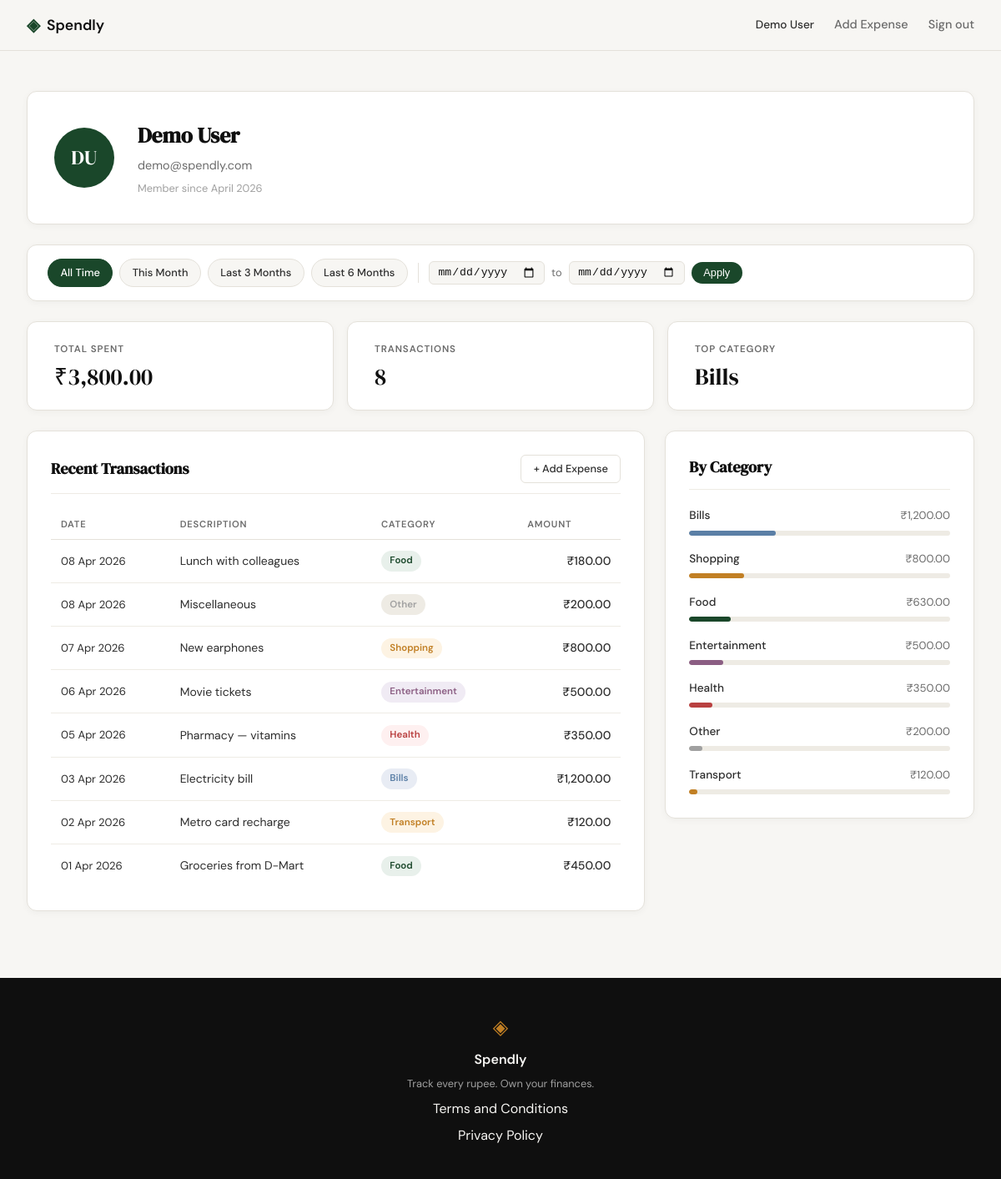
Screenshot of /profile (signed in) with the database file from the repository.
### tables this page shows
CREATE TABLE users (
            id            INTEGER PRIMARY KEY AUTOINCREMENT,
            name          TEXT    NOT NULL,
            email         TEXT    UNIQUE NOT NULL,
            password_hash TEXT    NOT NULL,
            created_at    TEXT    DEFAULT (datetime('now'))
        );

CREATE TABLE expenses (
            id          INTEGER PRIMARY KEY AUTOINCREMENT,
            user_id     INTEGER NOT NULL REFERENCES users(id),
            amount      REAL    NOT NULL,
            category    TEXT    NOT NULL,
            date        TEXT    NOT NULL,
            description TEXT,
            created_at  TEXT    DEFAULT (datetime('now'))
        );

### app.py (the view)
@app.route("/profile")
def profile():
    if not session.get("user_id"):
        return redirect(url_for("login"))
    uid = session["user_id"]
    today = date.today()
    date_from = _parse_date(request.args.get("date_from"))
    date_to = _parse_date(request.args.get("date_to"))
    if date_from and date_to and date_from > date_to:
        flash("Start date must be before end date.", "error")
        date_from = date_to = None
    today_str = today.isoformat()
    this_month_from = today.replace(day=1).isoformat()
    this_month_to = today.replace(
        day=calendar.monthrange(today.year, today.month)[1]
    ).isoformat()
    presets = {
        "this_month": {"date_from": this_month_from, "date_to": this_month_to},
        "last_3":     {"date_from": _months_ago(today, 3), "date_to": today_str},
        "last_6":     {"date_from": _months_ago(today, 6), "date_to": today_str},
    }
    return render_template(
        "profile.html",
        user=get_user_by_id(uid),
        stats=get_summary_stats(uid, date_from, date_to),
        expenses=get_recent_transactions(uid, date_from=date_from, date_to=date_to),
        categories=get_category_breakdown(uid, date_from, date_to),
        date_from=date_from,
        date_to=date_to,
        presets=presets,
    )

### app.py (called while the page is built)
def _parse_date(val):
    try:
        datetime.strptime(val, "%Y-%m-%d")
        return val
    except (ValueError, TypeError):
        return None

def _months_ago(today, n):
    m, y = today.month - n, today.year
    while m <= 0:
        m += 12
        y -= 1
    return date(y, m, 1).isoformat()

### database/db.py (called while the page is built)
def get_db():
    conn = sqlite3.connect(DB_PATH)
    conn.row_factory = sqlite3.Row
    conn.execute("PRAGMA foreign_keys = ON")
    return conn

### database/queries.py (called while the page is built)
def _build_date_filter(date_from, date_to):
    if date_from and date_to:
        return "AND date BETWEEN ? AND ?", [date_from, date_to]
    return "", []

def get_user_by_id(user_id):
    conn = get_db()
    row = conn.execute(
        "SELECT id, name, email, created_at FROM users WHERE id = ?",
        (user_id,),
    ).fetchone()
    conn.close()
    if row is None:
        return None
    name = row["name"]
    initials = "".join(w[0].upper() for w in name.split() if w)
    member_since = datetime.strptime(row["created_at"], "%Y-%m-%d %H:%M:%S").strftime("%B %Y")
    return {
        "name": name,
        "email": row["email"],
        "initials": initials,
        "member_since": member_since,
    }

def get_recent_transactions(user_id, limit=10, date_from=None, date_to=None):
    date_clause, date_params = _build_date_filter(date_from, date_to)
    params = [user_id] + date_params + [limit]
    conn = get_db()
    rows = conn.execute(
        "SELECT date, description, category, amount "
        "FROM expenses "
        "WHERE user_id = ? "
        + date_clause +
        " ORDER BY date DESC, id DESC "
        "LIMIT ?",
        params,
    ).fetchall()
    conn.close()
    return [
        {
            "date": datetime.strptime(row["date"], "%Y-%m-%d").strftime("%d %b %Y"),
            "description": row["description"],
            "category": row["category"],
            "amount": "{:,.2f}".format(row["amount"]),
        }
        for row in rows
    ]

### templates/profile.html (shortened to what this page needs)
{% extends "base.html" %}
{% block head %}
<link rel="stylesheet" href="{{ url_for('static', filename='css/profile.css') }}">
{% endblock %}
{% block content %}
<div class="profile-page">
    <div class="profile-inner">
        <div class="profile-header-card">
            <div class="profile-avatar">{{ user.initials }}</div>
            <div class="profile-info">
                <h1 class="profile-name">{{ user.name }}</h1>
                <p class="profile-email">{{ user.email }}</p>
                <p class="profile-since">Member since {{ user.member_since }}</p>
            </div>
        </div>
        <div class="filter-bar">
            <div class="filter-presets">
                <a href="{{ url_for('profile') }}"
                   class="filter-preset-btn{% if not date_from and not date_to %} filter-preset-btn--active{% endif %}">
                    All Time
                </a>
                <a href="{{ url_for('profile', date_from=presets.this_month.date_from, date_to=presets.this_month.date_to) }}"
                   class="filter-preset-btn{% if date_from == presets.this_month.date_from and date_to == presets.this_month.date_to %} filter-preset-btn--active{% endif %}">
                    This Month
                </a>
                <a href="{{ url_for('profile', date_from=presets.last_3.date_from, date_to=presets.last_3.date_to) }}"
                   class="filter-preset-btn{% if date_from == presets.last_3.date_from and date_to == presets.last_3.date_to %} filter-preset-btn--active{% endif %}">
                    Last 3 Months
                </a>
                <a href="{{ url_for('profile', date_from=presets.last_6.date_from, date_to=presets.last_6.date_to) }}"
                   class="filter-preset-btn{% if date_from == presets.last_6.date_from and date_to == presets.last_6.date_to %} filter-preset-btn--active{% endif %}">
                    Last 6 Months
                </a>
            </div>
            <form class="filter-form" method="GET" action="{{ url_for('profile') }}">
                <input type="date" name="date_from" class="filter-date-input"
                       value="{{ date_from or '' }}">
                <span class="filter-to-label">to</span>
                <input type="date" name="date_to" class="filter-date-input"
                       value="{{ date_to or '' }}">
                <button type="submit" class="filter-apply-btn">Apply</button>
            </form>
        </div>
        <div class="profile-stats">
            <div class="stat-card">
                <span class="stat-label">Total Spent</span>
                <span class="stat-value">₹{{ stats.total }}</span>
            </div>
            <div class="stat-card">
                <span class="stat-label">Transactions</span>
                <span class="stat-value">{{ stats.count }}</span>
            </div>
            <div class="stat-card">
                <span class="stat-label">Top Category</span>
                <span class="stat-value">{{ stats.top_category }}</span>
            </div>
        </div>
        <div class="profile-grid">
            <div class="profile-section">
                <div class="section-header">
                    <h2 class="section-title">Recent Transactions</h2>
                    <a href="{{ url_for('add_expense') }}" class="btn-ghost btn-sm">+ Add Expense</a>
                </div>
                <div class="tx-table-wrapper">
                    <table class="tx-table">
                        <thead>
                            <tr>
                                <th>Date</th>
                                <th>Description</th>
                                <th>Category</th>
                                <th class="tx-amount-col">Amount</th>
                            </tr>
                        </thead>
                        <tbody>
                            {% for tx in expenses %}
                            <tr>
                                <td class="tx-date">{{ tx.date }}</td>
                                <td class="tx-desc">{{ tx.description }}</td>
                                <td>
                                    <span class="cat-badge cat-badge--{{ tx.category | lower }}">
                                        {{ tx.category }}
                                    </span>
                                </td>
                                <td class="tx-amount">₹{{ tx.amount }}</td>
                            </tr>
                            {% endfor %}
                        </tbody>
                    </table>
                </div>
            </div>
            <div class="profile-section">
                <div class="section-header">
                    <h2 class="section-title">By Category</h2>
                </div>
                <div class="category-list">
                    {% for cat in categories %}
                    <div class="cat-row">
                        <div class="cat-row-header">
                            <span class="cat-row-name">{{ cat.name }}</span>
                            <span class="cat-row-amount">₹{{ cat.amount }}</span>
                        </div>
                        <div class="cat-bar-track">
                            <div class="cat-bar cat-bar--{{ cat.name | lower }}"
                                 style="width: {{ cat.percent }}%"></div>
                        </div>
                    </div>
                    {% endfor %}
                </div>
            </div>
        </div>
    </div>
</div>
{% endblock %}

### templates/base.html (shortened to what this page needs)
<!DOCTYPE html>
<html lang="en">
<head>
    <link rel="stylesheet" href="{{ url_for('static', filename='css/style.css') }}">
    {% block head %}{% endblock %}
</head>
<body>
    <nav class="navbar">
        <div class="nav-inner">
            <a href="{{ url_for('landing') }}" class="nav-brand">
                <span class="brand-icon">◈</span>
                <span class="brand-name">Spendly</span>
            </a>
            <div class="nav-links">
                {% if session.user_id %}
                <span class="nav-username">{{ session.user_name }}</span>
                <a href="{{ url_for('add_expense') }}">Add Expense</a>
                <a href="{{ url_for('logout') }}">Sign out</a>
                {% else %}
                <a href="{{ url_for('login') }}">Sign in</a>
                <a href="{{ url_for('register') }}" class="nav-cta">Get started</a>
                {% endif %}
            </div>
        </div>
    </nav>
    <main class="main-content">
        {% block content %}{% endblock %}
    </main>
    <footer class="footer">
        <div class="footer-inner">
            <span class="brand-icon">◈</span>
            <span class="footer-name">Spendly</span>
            <p class="footer-copy">Track every rupee. Own your finances.</p>
            <a href="/terms">Terms and Conditions</a>
            <a href="/privacy">Privacy Policy</a>
        </div>
    </footer>
</body>
</html>

### static/css/style.css (style rules this page uses)
:root { --ink: #0f0f0f; --ink-soft: #2d2d2d; --ink-muted: #6b6b6b; --ink-faint: #a0a0a0; --paper: #f7f6f3; --paper-warm: #f0ede6; --paper-card: #ffffff; --accent: #1a472a; --accent-light: #e8f0eb; --accent-2: #c17f24; --accent-2-light: #fdf3e3; --danger: #c0392b; --danger-light: #fdecea; --border: #e4e1da; --border-soft: #eeebe4; --font-display: 'DM Serif Display', Georgia, serif; --font-body: 'DM Sans', system-ui, sans-serif; --max-width: 1200px; --auth-width: 440px; --radius-sm: 6px; --radius-md: 12px; --radius-lg: 20px; }
*, *::before, *::after { box-sizing: border-box; margin: 0; padding: 0; }
html { font-size: 16px; scroll-behavior: smooth; }
body { background: var(--paper); color: var(--ink); font-family: var(--font-body); font-size: 1rem; line-height: 1.6; -webkit-font-smoothing: antialiased; }
a { color: inherit; text-decoration: none; }
.navbar { position: sticky; top: 0; z-index: 100; background: var(--paper); border-bottom: 1px solid var(--border); padding: 0 2rem; }
.nav-inner { max-width: var(--max-width); margin: 0 auto; height: 60px; display: flex; align-items: center; justify-content: space-between; }
.nav-brand { display: flex; align-items: center; gap: 0.5rem; font-family: var(--font-body); font-weight: 600; font-size: 1.1rem; color: var(--ink); }
.brand-icon { color: var(--accent); font-size: 1.3rem; }
.brand-name { color: var(--ink); }
.nav-links { display: flex; align-items: center; gap: 1.5rem; font-size: 0.9rem; font-weight: 500; }
.nav-links a { color: var(--ink-muted); transition: color 0.2s; }
.main-content { min-height: calc(100vh - 60px - 100px); }
.btn-ghost { display: inline-block; background: transparent; color: var(--ink-soft); padding: 0.65rem 1.5rem; border-radius: var(--radius-sm); font-size: 0.9rem; font-weight: 500; border: 1px solid var(--border); transition: all 0.2s; text-decoration: none; }
.footer { background: var(--ink); color: var(--paper); padding: 2.5rem 2rem; text-align: center; }
.footer-inner { display: flex; flex-direction: column; align-items: center; gap: 0.4rem; }
.footer .brand-icon { color: var(--accent-2); font-size: 1.5rem; }
.footer-name { font-weight: 600; font-size: 1rem; }
.footer-copy { font-size: 0.8rem; color: var(--ink-faint); }

### rows the page displays
users: user_name "Demo User", name "Demo User", email "demo@spendly.com"
expenses: top_category "Bills", date "03 Apr 2026", description "Electricity bill", category "Bills", amount "1,200.00", name "Bills", {{ cat.percent }} 33 (drawn)
expenses: date "08 Apr 2026", description "Lunch with colleagues", category "Food", amount "180.00"
expenses: date "08 Apr 2026", description "Miscellaneous", category "Other", amount "200.00", name "Other", {{ cat.percent }} 5 (drawn)
expenses: date "07 Apr 2026", description "New earphones", category "Shopping", amount "800.00", name "Shopping", {{ cat.percent }} 21 (drawn)
expenses: date "06 Apr 2026", description "Movie tickets", category "Entertainment", amount "500.00", name "Entertainment", {{ cat.percent }} 13 (drawn)
expenses: date "05 Apr 2026", description "Pharmacy — vitamins", category "Health", amount "350.00", name "Health", {{ cat.percent }} 9 (drawn)
expenses: date "02 Apr 2026", description "Metro card recharge", category "Transport", amount "120.00", name "Transport", {{ cat.percent }} 3 (drawn)
expenses: date "01 Apr 2026", description "Groceries from D-Mart", category "Food", amount "450.00"

### other values shown
{{ user.initials }} "DU"
{{ user.member_since }} "April 2026"
{{ stats.total }} "3,800.00"
{{ stats.count }} "8"
{{ cat.name }} "Food"
{{ cat.amount }} "630.00"
